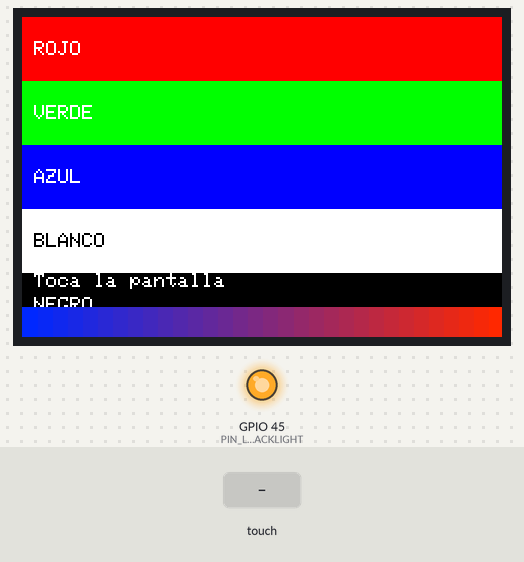
A sketch run on a simulated ESP32-S3. Parts: 480×320 colour display, output pins drawn as LEDs (lit = HIGH). Inputs (shaded band) come from the test bench. What the sketch prints to the serial monitor is not drawn.

Above: at 1.5 s.
1.6 s: screen touched at 13 % across, 10 % down
3.1 s: screen touched at 38 % across, 10 % down
At 3.9 s:
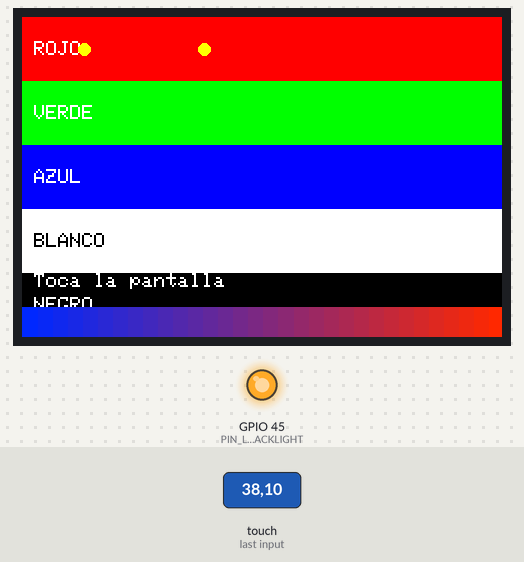
Timing chart, 0 to 6.1 s (numbered marks = the images above; inputs shaded):
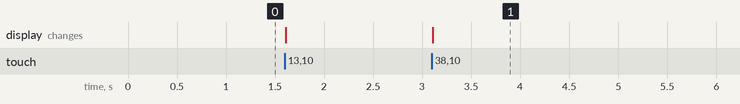

The sketch:

disptest.ino
```cpp
// Autocomprobacion: valida retroiluminacion, panel ILI9488 y tactil FT6236.
#include "board.h"


static LGFX tft;

void setup() {
  Serial.begin(115200);
  unsigned long t0 = millis();
  while (!Serial && millis() - t0 < 3000) delay(50);

  Serial.println("\n### TEST DE PANEL Y TACTIL ###");

  // CS del LCD abajo y retroiluminacion arriba, antes de init().
  boardPreInit();

  bool ok = tft.init();
  Serial.printf("init()          : %s\n", ok ? "OK" : "FALLO");
  tft.setRotation(1);   // apaisado: 480x320
  Serial.printf("resolucion      : %dx%d\n", tft.width(), tft.height());

  const uint32_t bands[] = {0xFF0000u, 0x00FF00u, 0x0000FFu, 0xFFFFFFu, 0x000000u};
  const char *names[] = {"ROJO", "VERDE", "AZUL", "BLANCO", "NEGRO"};
  int h = tft.height() / 5;
  for (int i = 0; i < 5; i++) {
    tft.fillRect(0, i * h, tft.width(), h, tft.color888(
      (bands[i] >> 16) & 0xFF, (bands[i] >> 8) & 0xFF, bands[i] & 0xFF));
    tft.setTextColor(i == 3 ? TFT_BLACK : TFT_WHITE);
    tft.setTextSize(2);
    tft.setCursor(12, i * h + h / 2 - 8);
    tft.print(names[i]);
  }
  // Gradiente suave: delata bits del bus cruzados.
  for (int x = 0; x < tft.width(); x++)
    tft.drawFastVLine(x, tft.height() - 30, 30,
                      tft.color888(x * 255 / tft.width(), 40, 255 - x * 255 / tft.width()));

  tft.setTextColor(TFT_WHITE, TFT_BLACK);
  tft.setTextSize(2);
  tft.setCursor(12, tft.height() - 64);
  tft.print("Toca la pantalla");
  Serial.println("Listo. Toca la pantalla.");
}

void loop() {
  static uint32_t last = 0;
  lgfx::touch_point_t tp;
  if (tft.getTouch(&tp)) {
    tft.fillCircle(tp.x, tp.y, 6, TFT_YELLOW);
    if (millis() - last > 150) {
      Serial.printf("TOQUE x=%d y=%d fuerza=%d\n", tp.x, tp.y, tp.size);
      last = millis();
    }
  }
  delay(10);
}
```

board.h
```cpp
// Definicion de hardware: Makerfabs ESP32-S3 Parallel TFT with Touch 3.5" V1.0.
//
// Panel ILI9488 320x480 sobre bus paralelo de 16 bits y tactil capacitivo
// FT6236 en I2C 0x38 (SDA=38, SCL=39, confirmado por barrido del bus). La
// variante con tactil resistivo (NS2009) no esta soportada.
//
// OJO CON LA REVISION. La V2.0 movio tres lineas de control respecto a la
// V1.0 porque paso al modulo N16R8, cuya PSRAM octal ocupa los GPIO 35-37:
//     senal    V1.0   V2.0
//     LCD_WR   IO35   IO18
//     LCD_RS   IO36   IO17
//     LCD_CS   IO37   IO46
// Esta placa es V1.0: lleva N16R2 (2MB de PSRAM quad), asi que 35-37 estan
// libres. Los ejemplos publicados en la rama principal son para V2.0 y con
// ellos no se pinta nada, porque IO17/IO18 son el conector Mabee.
//
// En la V2.0 no bastan los pines: su PSRAM octal necesita PSRAM=opi (el
// perfil v2 de sketch.yaml). Con PSRAM=enabled la PSRAM no arranca y el
// lienzo de la pantalla no tiene donde vivir. La V2.0 compila, pero no se ha
// probado en una placa real.
//
// firmware/pauta y firmware/disptest llevan cada uno su copia de este
// archivo: arduino-cli copia cada sketch a su carpeta de compilacion, y un
// #include "../" hacia el otro no lo encontraria. Al cambiar de revision hay
// que tocar las dos.
//
// Ademas hay dos pines que hay que pilotar A MANO antes de init(): aqui
// abajo el panel va con pin_cs = -1 y sin control de retroiluminacion, asi
// que LovyanGFX no toca ninguno de los dos:
//   - CS del LCD (IO37) a nivel BAJO. Sin esto el panel ignora el bus entero:
//     no se pinta nada y la imagen anterior se queda intacta.
//   - Retroiluminacion (IO45) a nivel ALTO, o no se ve nada aunque pinte.
#pragma once

#include <Arduino.h>
#define LGFX_USE_V1
#include <LovyanGFX.hpp>

#define PIN_LCD_BACKLIGHT 45
#define PIN_LCD_CS        37   // V1.0 (en V2.0 seria IO46)
#define PIN_LCD_WR        35   // V1.0 (en V2.0 seria IO18)
#define PIN_LCD_RS        36   // V1.0 (en V2.0 seria IO17)
#define PIN_LCD_RD        48

#define PIN_TOUCH_SDA     38
#define PIN_TOUCH_SCL     39

// Dimensiones fisicas del panel, antes de rotar.
#define PANEL_W 320
#define PANEL_H 480

class LGFX : public lgfx::LGFX_Device {
  lgfx::Panel_ILI9488  _panel;
  lgfx::Bus_Parallel16 _bus;
  lgfx::Touch_FT5x06   _touch;

public:
  LGFX(void) {
    { auto cfg = _bus.config();
      cfg.port       = 0;
      cfg.freq_write = 20000000;   // 20 MHz, el maximo que da el fabricante
      cfg.pin_wr = PIN_LCD_WR; cfg.pin_rd = PIN_LCD_RD; cfg.pin_rs = PIN_LCD_RS;
      cfg.pin_d0  = 47; cfg.pin_d1  = 21; cfg.pin_d2  = 14; cfg.pin_d3  = 13;
      cfg.pin_d4  = 12; cfg.pin_d5  = 11; cfg.pin_d6  = 10; cfg.pin_d7  =  9;
      cfg.pin_d8  =  3; cfg.pin_d9  =  8; cfg.pin_d10 = 16; cfg.pin_d11 = 15;
      cfg.pin_d12 =  7; cfg.pin_d13 =  6; cfg.pin_d14 =  5; cfg.pin_d15 =  4;
      _bus.config(cfg);
      _panel.setBus(&_bus);
    }
    { auto cfg = _panel.config();
      cfg.pin_cs = -1;             // se pilota a mano en boardPreInit()
      cfg.pin_rst = -1;            // compartido con el reset del modulo
      cfg.pin_busy = -1;
      cfg.memory_width  = PANEL_W; cfg.memory_height = PANEL_H;
      cfg.panel_width   = PANEL_W; cfg.panel_height  = PANEL_H;
      cfg.offset_x = 0; cfg.offset_y = 0; cfg.offset_rotation = 0;
      cfg.dummy_read_pixel = 8; cfg.dummy_read_bits = 1;
      cfg.readable   = true;
      cfg.invert     = false;
      cfg.rgb_order  = false;
      cfg.dlen_16bit = true;       // el bus envia en palabras de 16 bits
      cfg.bus_shared = true;       // solo cuenta al dibujar desde ficheros;
                                   // la microSD (sin usar) va por otro SPI
      _panel.config(cfg);
    }
    { auto cfg = _touch.config();
      cfg.x_min = 0; cfg.x_max = PANEL_W - 1;
      cfg.y_min = 0; cfg.y_max = PANEL_H - 1;
      cfg.pin_int = -1;            // se consulta por sondeo, sin linea INT
      cfg.bus_shared = false;
      cfg.offset_rotation = 0;
      cfg.i2c_port = 0;
      cfg.i2c_addr = 0x38;
      cfg.pin_sda  = PIN_TOUCH_SDA;
      cfg.pin_scl  = PIN_TOUCH_SCL;
      cfg.freq     = 400000;
      _touch.config(cfg);
      _panel.setTouch(&_touch);
    }
    setPanel(&_panel);
  }
};

// Hay que llamarla ANTES de LGFX::init(). Ver la nota de cabecera.
inline void boardPreInit() {
  pinMode(PIN_LCD_CS, OUTPUT);
  pinMode(PIN_LCD_BACKLIGHT, OUTPUT);
  digitalWrite(PIN_LCD_CS, LOW);
  digitalWrite(PIN_LCD_BACKLIGHT, HIGH);
}
```

Measured:
- after the input at 3.1 s, the display: changes at once (image 1)
